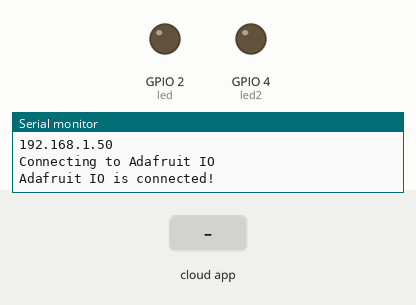
Bench run of a sketch on a simulated ESP32. Shown: output pins drawn as LEDs (lit = HIGH), the last lines printed to the serial monitor. Inputs (shaded band) come from the test bench. WiFi joins after 1.5 s; servers stay silent unless stated; no MQTT or app messages arrive unless stated.

Above: at 2.7 s.
2.8 s: the phone or cloud app sets led-control to ON
At 3.2 s:
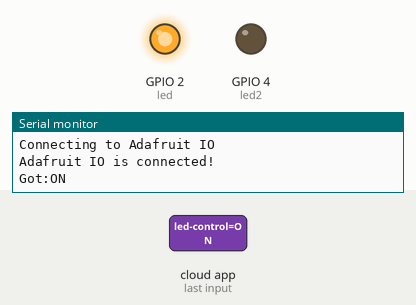
4.3 s: the phone or cloud app sets fan-control to ON
At 5.3 s:
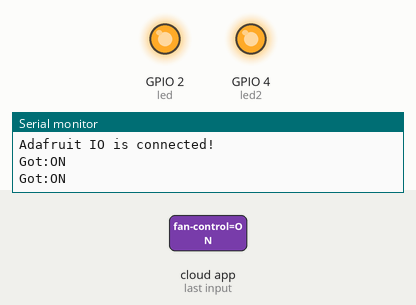
Timing chart, 0 to 7.3 s (numbered marks = the images above; inputs shaded):
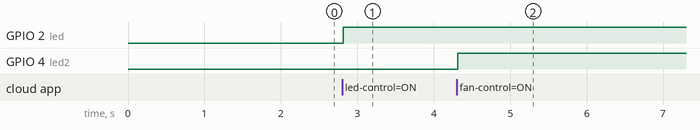

The sketch:

esp32_google_assistant.ino
```cpp
#include<WiFi.h>
#include<Adafruit_MQTT.h>
#include <Adafruit_MQTT_Client.h>

#define SSID "your wifi network"              //wifi network
#define Password "your wifi password"      // wifi password

#define AIO_SERVER "io.adafruit.com"
#define AIO_SERVERPORT 1883
#define AIO_USERNAME "your username"   //enter your adafruit username here
#define AIO_KEY  "your Adafruit IO key "           // copy paste your adafruit key

int led = 2;
int led2 = 4;

WiFiClient client;
Adafruit_MQTT_Client mqtt(&client,AIO_SERVER,AIO_SERVERPORT,AIO_USERNAME,AIO_KEY);

Adafruit_MQTT_Subscribe LED_Control =Adafruit_MQTT_Subscribe(&mqtt,AIO_USERNAME"/feeds/led-control");   //enter your feed key
Adafruit_MQTT_Subscribe Fan_Control =Adafruit_MQTT_Subscribe(&mqtt,AIO_USERNAME"/feeds/fan-control");   // enter your feed key

void MQTT_connect();

void setup()
{
  Serial.begin(115200);
  delay(10);
  pinMode(led,OUTPUT);
  pinMode(led2, OUTPUT);
  Serial.println(); Serial.println();
  Serial.print("Connecting to WiFi");
  WiFi.begin(SSID,Password);
  while(WiFi.status()!= WL_CONNECTED)
  {
    delay(500);
    Serial.print(".");
  }
  Serial.println();
  Serial.println("Wifi Connected");
  Serial.println("IP Address:");
  Serial.println(WiFi.localIP());

  mqtt.subscribe(&LED_Control);   //feed name
  mqtt.subscribe(&Fan_Control);   //feed name
}

uint32_t x=0;

void MQTT_connect()
{
  int8_t again;
  if(mqtt.connected())
  {
    return;
  }
  Serial.print("Connecting to Adafruit IO");
  uint8_t retry = 5;
  while((again = mqtt.connect())!=0)
  {
    Serial.println(mqtt.connectErrorString(again));
    Serial.println("Retrying Adafruit connection in 5 seconds ");
    mqtt.disconnect();
    delay(5000);
    retry--;
    if(retry == 0)
    {
      while(1);
    }
  }
  Serial.println("");
  Serial.println("Adafruit IO is connected!");
}

void loop()
{
 MQTT_connect();

  Adafruit_MQTT_Subscribe * subscription ;
  while((subscription = mqtt.readSubscription(500)))
  {
    if(subscription == &LED_Control)
    {
      Serial.print(F("Got:"));
      Serial.println((char*)LED_Control.lastread);
      if(!strcmp((char*)LED_Control.lastread,"ON"))
      {
        digitalWrite(led,HIGH);
      }
      else
      {
        digitalWrite(led,LOW);
      }

  }
  if(subscription == &  Fan_Control)
    {
      Serial.print(F("Got:"));
      Serial.println((char*)Fan_Control.lastread);
      if(!strcmp((char*)Fan_Control.lastread,"ON"))
      {
        digitalWrite(led2,HIGH);
      }
      else
      {
        digitalWrite(led2,LOW);
      }
    }
  }
}
```

Measured:
- after the input at 2.8 s, GPIO 2 (led): LOW → HIGH at once
- after the input at 4.3 s, GPIO 4 (led2): LOW → HIGH at once
